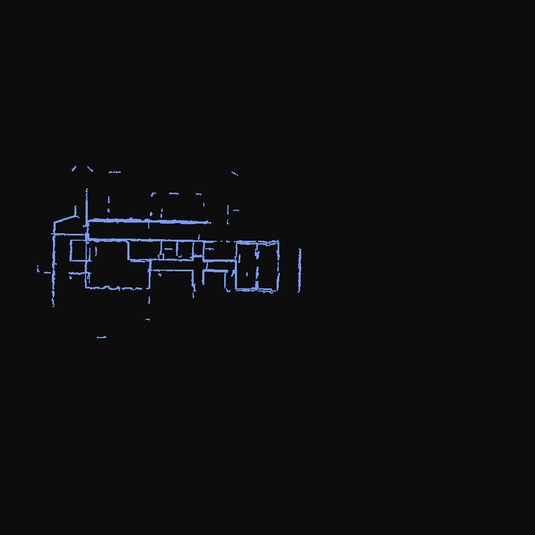
//> input picture Test/SLAM/Sequences/Seqmc20/0062.jpg, 535 x 535 px, shrunk from 1000 x 1000 before the run
$ ./test_scale_space   (built with g++ and OpenCV 4)
//> lines starting //> are read from the running program, lines starting //| are printed output that depends on the picture; after the words box and inside, x2 and y2 are one past the last pixel; in counts of white or black regions, pixels touching at a corner belong together

#include "opencv2/opencv.hpp"
#include "vodigrex/linefollower/LineFollower.hpp"

int main(){

	cv::Mat input_robot=cv::imread("../Test/SLAM/Sequences/Seqmc20/0062.jpg", CV_LOAD_IMAGE_GRAYSCALE);
//> input_robot: 535 rows x 535 cols, CV_8UC1; min 0, max 185, mean 14.5
	cv::Mat input_sketch=cv::imread("../Test/SLAM/Sequences/sketch.png", CV_LOAD_IMAGE_GRAYSCALE);
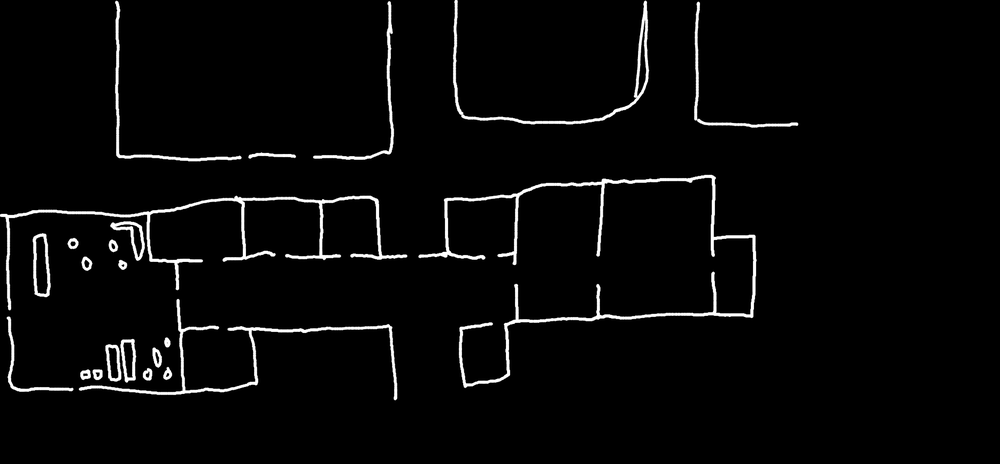
//> input picture Test/SLAM/Sequences/sketch.png, 1000 x 464 px, shrunk from 1870 x 868 before the run
//> input_sketch is the input picture: 464 rows x 1000 cols, CV_8UC1; min 0, max 255, mean 8.1
	cv::Mat sketch;
	cv::Mat robot;
	cv::threshold(input_robot, input_robot, 100, 255, cv::THRESH_BINARY);
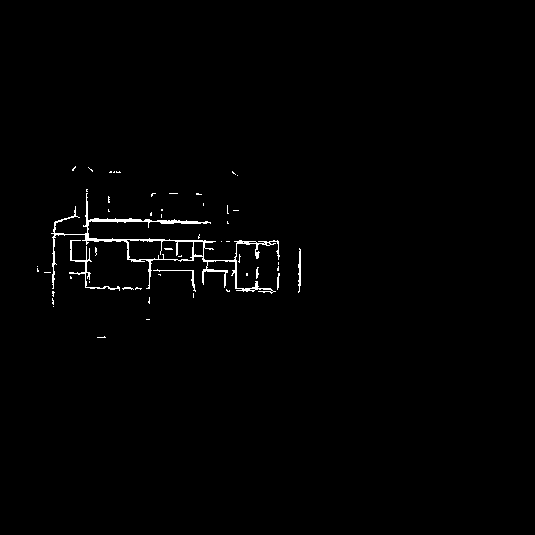
//> input_robot: 535 rows x 535 cols, CV_8UC1; 0.95% white in thin lines or dots, all inside (x1, y1, x2, y2) = (37, 166, 301, 338)
	cv::threshold(input_sketch, input_sketch, 100, 255, cv::THRESH_BINARY);
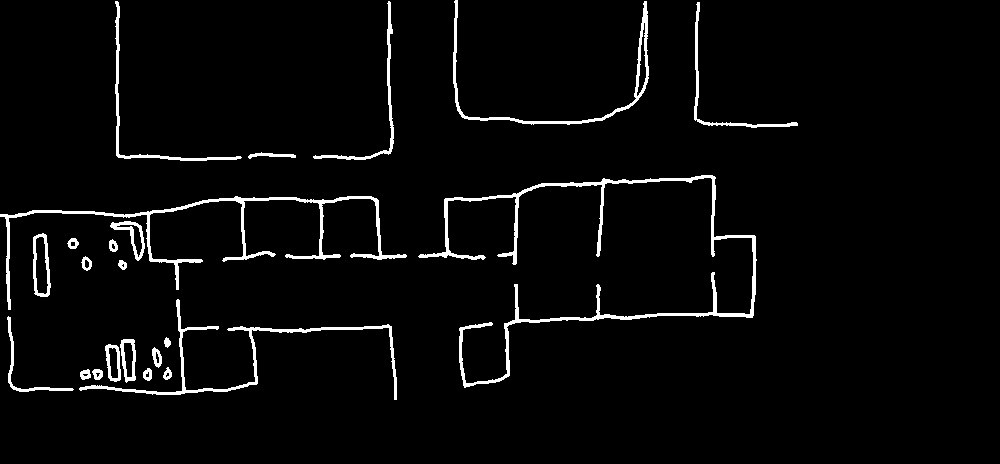
//> input_sketch: 464 rows x 1000 cols, CV_8UC1; 3.4% white; 23 white regions, largest, box (x1, y1, x2, y2) and area: (418, 175, 757, 388) 4355, (0, 196, 407, 310) 3017, (79, 299, 397, 400) 1863
	cv::GaussianBlur(input_sketch, sketch, cv::Size(3,3), 20, 20);

	cv::GaussianBlur(input_robot,robot, cv::Size(3,3), 20, 20);
	cv::sepFilter2D(robot, robot, sketch.depth(), 2, 2);
//> robot: 535 rows x 535 cols, CV_8UC1; min 0, max 255, mean 5.2

	cv::imshow("Input robot", input_robot);
	cv::imshow("Input sketch", input_sketch);
	cv::imshow("SKETCH", sketch);
	cv::imshow("ROBOT", robot);
	cv::waitKey(0);

	int thre = 100;

	for(size_t i = 0 ; i < 100 ; ++i){


		cv::GaussianBlur(sketch, sketch, cv::Size(7,7), 10, 10);

		cv::sepFilter2D(robot, robot, sketch.depth(), 10, 10);
		cv::GaussianBlur(robot, robot, cv::Size(11,11), 5, 5);

// 		cv::threshold(robot, robot, 10, 255, cv::THRESH_BINARY);


		cv::Mat copy;
		sketch.copyTo(copy);
		cv::threshold(copy, copy, thre, 255, cv::THRESH_BINARY);
		if(thre > 10){
			thre = thre - 5;
		}

		cv::Mat kernel = cv::getStructuringElement(cv::MORPH_RECT, cv::Size(3,3), cv::Point(-1, -1) );
		for(int i = 0; i<2 ; i++){
			cv::erode(copy, copy, kernel);
		}

//> (the run ends here: the program needs code that is not available in this run, at `AASS::vodigrex::LineFollower lf;`)
